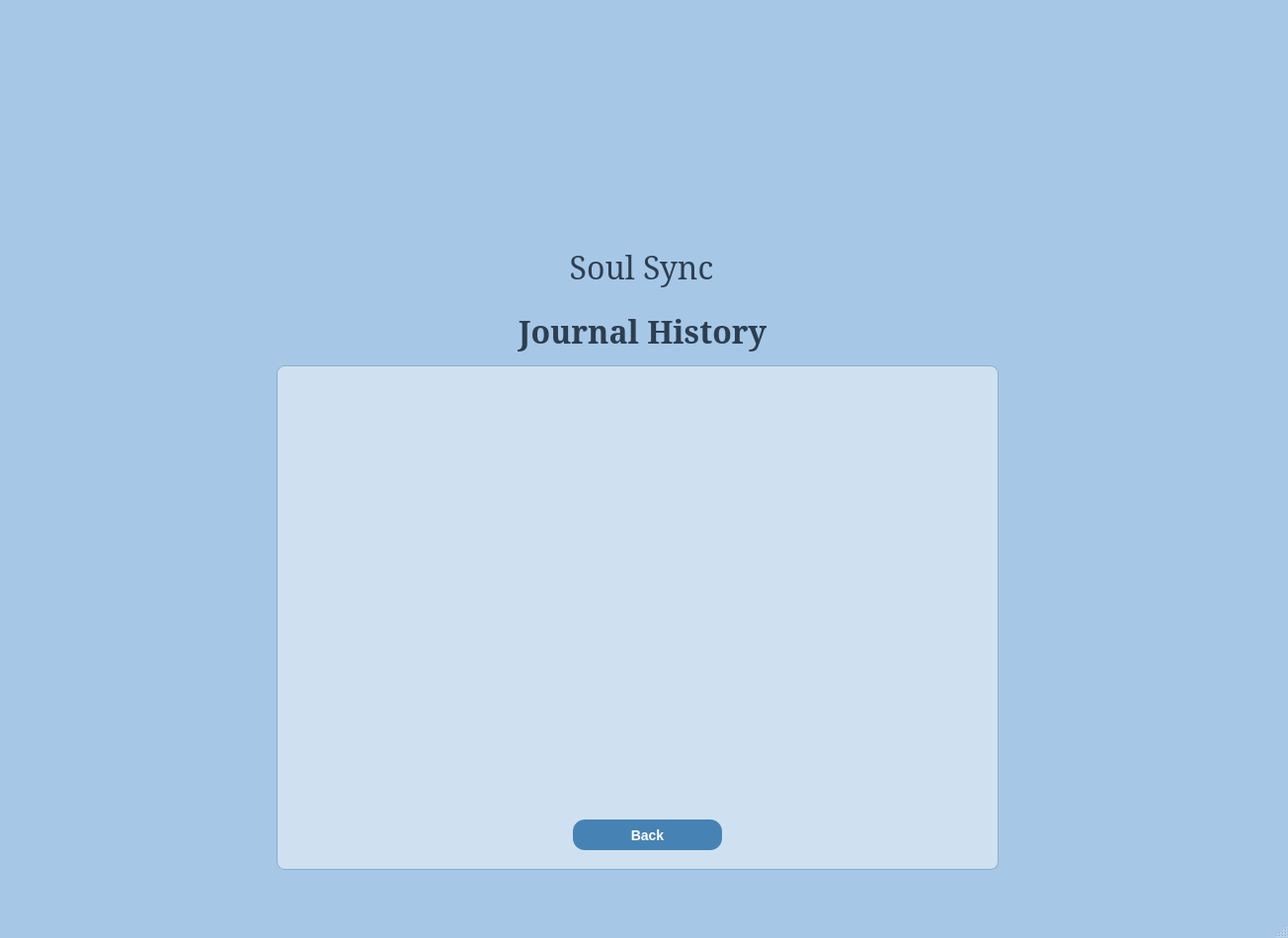
<?xml version="1.0" encoding="UTF-8"?>
<ui version="4.0">
 <class>MainWindow</class>
 <widget class="QMainWindow" name="MainWindow">
  <property name="geometry">
   <rect>
    <x>0</x>
    <y>0</y>
    <width>1304</width>
    <height>950</height>
   </rect>
  </property>
  <property name="palette">
   <palette>
    <active>
     <colorrole role="Base">
      <brush brushstyle="SolidPattern">
       <color alpha="255">
        <red>255</red>
        <green>255</green>
        <blue>255</blue>
       </color>
      </brush>
     </colorrole>
     <colorrole role="Window">
      <brush brushstyle="SolidPattern">
       <color alpha="255">
        <red>167</red>
        <green>199</green>
        <blue>231</blue>
       </color>
      </brush>
     </colorrole>
    </active>
    <inactive>
     <colorrole role="Base">
      <brush brushstyle="SolidPattern">
       <color alpha="255">
        <red>255</red>
        <green>255</green>
        <blue>255</blue>
       </color>
      </brush>
     </colorrole>
     <colorrole role="Window">
      <brush brushstyle="SolidPattern">
       <color alpha="255">
        <red>167</red>
        <green>199</green>
        <blue>231</blue>
       </color>
      </brush>
     </colorrole>
    </inactive>
    <disabled>
     <colorrole role="Base">
      <brush brushstyle="SolidPattern">
       <color alpha="255">
        <red>167</red>
        <green>199</green>
        <blue>231</blue>
       </color>
      </brush>
     </colorrole>
     <colorrole role="Window">
      <brush brushstyle="SolidPattern">
       <color alpha="255">
        <red>167</red>
        <green>199</green>
        <blue>231</blue>
       </color>
      </brush>
     </colorrole>
    </disabled>
   </palette>
  </property>
  <property name="font">
   <font>
    <family>Arial</family>
    <pointsize>1</pointsize>
   </font>
  </property>
  <property name="windowTitle">
   <string>MainWindow</string>
  </property>
  <property name="styleSheet">
   <string notr="true"/>
  </property>
  <widget class="QWidget" name="centralwidget">
   <widget class="QLabel" name="label_3">
    <property name="geometry">
     <rect>
      <x>554</x>
      <y>250</y>
      <width>191</width>
      <height>41</height>
     </rect>
    </property>
    <property name="font">
     <font>
      <family>MS Serif</family>
      <pointsize>24</pointsize>
     </font>
    </property>
    <property name="styleSheet">
     <string notr="true">QLabel{color: #2C3E50;
}
</string>
    </property>
    <property name="text">
     <string>Soul Sync</string>
    </property>
    <property name="alignment">
     <set>Qt::AlignCenter</set>
    </property>
   </widget>
   <widget class="QLabel" name="label">
    <property name="geometry">
     <rect>
      <x>554</x>
      <y>50</y>
      <width>191</width>
      <height>181</height>
     </rect>
    </property>
    <property name="text">
     <string/>
    </property>
    <property name="pixmap">
     <pixmap>soul_sync_logo.jpg</pixmap>
    </property>
    <property name="scaledContents">
     <bool>true</bool>
    </property>
   </widget>
   <widget class="QLabel" name="label_4">
    <property name="geometry">
     <rect>
      <x>390</x>
      <y>310</y>
      <width>521</width>
      <height>50</height>
     </rect>
    </property>
    <property name="font">
     <font>
      <family>MS Serif</family>
      <pointsize>24</pointsize>
      <weight>75</weight>
      <bold>true</bold>
     </font>
    </property>
    <property name="styleSheet">
     <string notr="true">QLabel{color: #2C3E50;
}
</string>
    </property>
    <property name="text">
     <string>Journal History</string>
    </property>
    <property name="alignment">
     <set>Qt::AlignCenter</set>
    </property>
   </widget>
   <widget class="QListWidget" name="journal_list">
    <property name="geometry">
     <rect>
      <x>280</x>
      <y>350</y>
      <width>731</width>
      <height>531</height>
     </rect>
    </property>
    <property name="styleSheet">
     <string notr="true">QListView {
    background-color: rgba(214, 230, 242, 0.85);
    border: 1px solid #87AFC7;
    border-radius: 8px;
    padding: 10px;
    margin-top: 20px;
}
</string>
    </property>
   </widget>
   <widget class="QPushButton" name="back_btn">
    <property name="geometry">
     <rect>
      <x>580</x>
      <y>830</y>
      <width>151</width>
      <height>31</height>
     </rect>
    </property>
    <property name="styleSheet">
     <string notr="true">QPushButton {
    background-color: #4682B4;
    color: white;
    font-size: 14px;
    font-weight: bold;
    border: none;
    border-radius: 12px; 
    padding: 10px 20px;
    min-width: 100px;
}

QPushButton:hover {
    background-color: #5A9BD6;
}

QPushButton:pressed {
    background-color: #36648B;
}
</string>
    </property>
    <property name="text">
     <string>Back</string>
    </property>
   </widget>
   <zorder>label_3</zorder>
   <zorder>label</zorder>
   <zorder>journal_list</zorder>
   <zorder>label_4</zorder>
   <zorder>back_btn</zorder>
  </widget>
  <widget class="QMenuBar" name="menubar">
   <property name="geometry">
    <rect>
     <x>0</x>
     <y>0</y>
     <width>1304</width>
     <height>26</height>
    </rect>
   </property>
  </widget>
  <widget class="QStatusBar" name="statusbar"/>
 </widget>
 <resources/>
 <connections/>
</ui>
